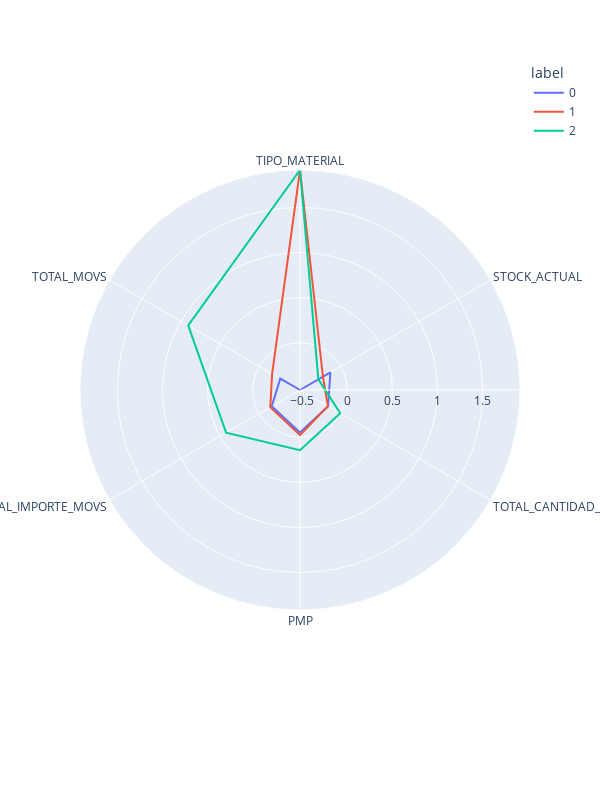
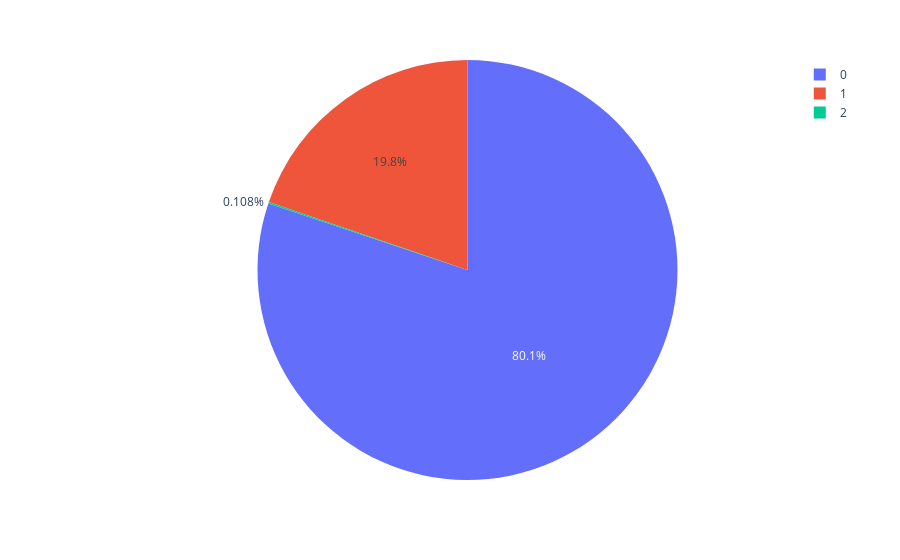

Source (notebook cell) for these figures, in order:
### Code cell
# Visualización polar para DBSCAN excluyendo ruido y clusters pequeños
polar_dbscan = clusters_dbscan_valid.groupby("label").mean().reset_index()
polar_dbscan = pd.melt(polar_dbscan, id_vars=["label"])
fig_dbscan = px.line_polar(polar_dbscan, r="value", theta="variable", color="label", line_close=True, height=800, width=600)
fig_dbscan.show()

# Visualización de distribución de clusters con DBSCAN excluyendo ruido y clusters pequeños
pie_dbscan = clusters_dbscan_valid.groupby('label').size().reset_index()
pie_dbscan.columns = ['label', 'value']
px.pie(pie_dbscan, values='value', names='label').show()

### Figure 1 — Plotly figure (JSON) as saved in the notebook; plotly's stock layout.template omitted (floating-point values rounded to 4 significant figures)
{"data": [{"hovertemplate": "label=0<br>value=%{r}<br>variable=%{theta}<extra></extra>", "legendgroup": "0", "line": {"color": "#636efa", "dash": "solid"}, "marker": {"symbol": "circle"}, "mode": "lines", "name": "0", "r": [-0.5234, -0.1345, -0.1641, -0.05166, -0.1612, -0.2708, -0.5234], "showlegend": true, "subplot": "polar", "theta": ["TIPO_MATERIAL", "STOCK_ACTUAL", "TOTAL_CANTIDAD_MOVS", "PMP", "TOTAL_IMPORTE_MOVS", "TOTAL_MOVS", "TIPO_MATERIAL"], "type": "scatterpolar"}, {"hovertemplate": "label=1<br>value=%{r}<br>variable=%{theta}<extra></extra>", "legendgroup": "1", "line": {"color": "#EF553B", "dash": "solid"}, "marker": {"symbol": "circle"}, "mode": "lines", "name": "1", "r": [1.915, -0.2296, -0.1665, -0.02277, -0.1426, -0.1668, 1.915], "showlegend": true, "subplot": "polar", "theta": ["TIPO_MATERIAL", "STOCK_ACTUAL", "TOTAL_CANTIDAD_MOVS", "PMP", "TOTAL_IMPORTE_MOVS", "TOTAL_MOVS", "TIPO_MATERIAL"], "type": "scatterpolar"}, {"hovertemplate": "label=2<br>value=%{r}<br>variable=%{theta}<extra></extra>", "legendgroup": "2", "line": {"color": "#00cc96", "dash": "solid"}, "marker": {"symbol": "circle"}, "mode": "lines", "name": "2", "r": [1.915, -0.2887, -0.008151, 0.1434, 0.4223, 0.9074, 1.915], "showlegend": true, "subplot": "polar", "theta": ["TIPO_MATERIAL", "STOCK_ACTUAL", "TOTAL_CANTIDAD_MOVS", "PMP", "TOTAL_IMPORTE_MOVS", "TOTAL_MOVS", "TIPO_MATERIAL"], "type": "scatterpolar"}], "layout": {"height": 800, "legend": {"title": {"text": "label"}, "tracegroupgap": 0}, "margin": {"t": 60}, "polar": {"angularaxis": {"direction": "clockwise", "rotation": 90}, "domain": {"x": [0, 1], "y": [0, 1]}}, "width": 600}}

### Figure 2 — Plotly figure (JSON) as saved in the notebook; plotly's stock layout.template omitted (floating-point values rounded to 4 significant figures)
{"data": [{"domain": {"x": [0, 1], "y": [0, 1]}, "hovertemplate": "label=%{label}<br>value=%{value}<extra></extra>", "labels": [0, 1, 2], "legendgroup": "", "name": "", "showlegend": true, "type": "pie", "values": [5923, 1460, 8]}], "layout": {"legend": {"tracegroupgap": 0}, "margin": {"t": 60}}}
